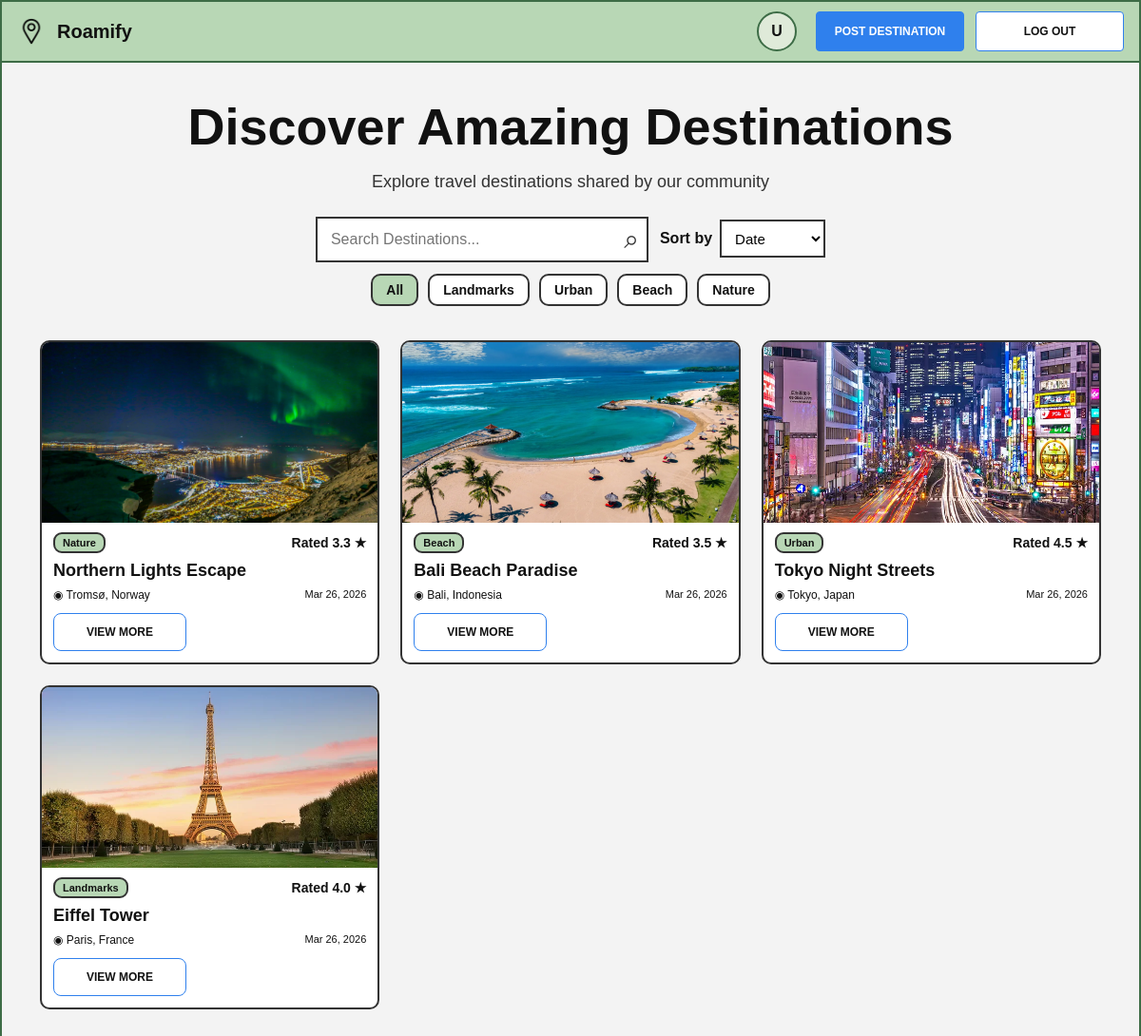
Screenshot of / (signed in) with the database file from the repository.
### roamify/models.py (models this page shows, shortened)
class Place(models.Model):
    CATEGORY_CHOICES = [
        ('landmarks', 'Landmarks'),
        ('urban', 'Urban'),
        ('beach', 'Beach'),
        ('nature', 'Nature'),
    ]
    name = models.CharField(max_length=255)
    description = models.TextField()
    location = models.CharField(max_length=255)
    image = models.ImageField(upload_to='places/', blank=True, null=True)
    created_by = models.ForeignKey(User, on_delete=models.CASCADE)
    created_at = models.DateTimeField(auto_now_add=True)
    category = models.CharField(max_length=20, choices=CATEGORY_CHOICES, default='landmarks')
    view_count = models.PositiveIntegerField(default=0)
    def average_rating(self):
        reviews = self.reviews.all()
        if reviews.exists():
            return sum(r.rating for r in reviews) / reviews.count()
        return 0

class Review(models.Model):
    place = models.ForeignKey(Place, on_delete=models.CASCADE, related_name="reviews")
    user = models.ForeignKey(User, on_delete=models.CASCADE)
    rating = models.IntegerField()
    comment = models.TextField()
    created_at = models.DateTimeField(auto_now_add=True)
    class Meta:
        unique_together = ('place', 'user')

### roamify/views.py (the view)
# urls.py: path('', views.index, name='index'),
def index(request):
    query = request.GET.get('q', '')
    sort = request.GET.get('sort', 'date')
    category = request.GET.get('category', 'all')
    places = Place.objects.all()
    if query:
        places = places.filter(name__icontains=query) | Place.objects.filter(location__icontains=query)
    if category != 'all':
        places = places.filter(category=category)
    if sort == 'oldest':
        places = places.order_by('created_at')
    elif sort == 'popularity':
        places = places.order_by('-view_count', '-created_at')
    elif sort == 'rating':
        places = places.annotate(avg_rating=Avg('reviews__rating')).order_by('-avg_rating', '-created_at')
    else:
        places = places.order_by('-created_at')
    return render(request, 'roamify/index.html', {
        'places': places,
        'query': query,
        'sort': sort,
        'category': category,
    })

### templates/roamify/index.html (shortened to what this page needs)
{% extends 'roamify/base.html' %}
{% block content %}
<div class="home-shell">
    <section class="home-hero">
        <h1 class="home-title">Discover Amazing Destinations</h1>
        <p class="home-subtitle">Explore travel destinations shared by our community</p>
        <form method="get" class="home-controls">
            <div class="home-search-sort">
                <div class="home-search-box">
                    <input
                        type="text"
                        name="q"
                        class="home-search-input"
                        placeholder="Search Destinations..."
                        value="{{ query }}"
                    >
                    <button type="submit" class="home-search-button">⌕</button>
                </div>
                <div class="home-sort-group">
                    <label for="sort" class="home-sort-label">Sort by</label>
                    <select name="sort" id="sort" class="home-sort-select" onchange="this.form.submit()">
                        <option value="date" {% if sort == 'date' %}selected{% endif %}>Date</option>
                    </select>
                </div>
            </div>
            <div class="home-category-row">
                <a href="?q={{ query }}&sort={{ sort }}&category=all"
                   class="home-category-pill {% if category == 'all' %}is-active{% endif %}">All</a>
                <a href="?q={{ query }}&sort={{ sort }}&category=landmarks"
                   class="home-category-pill {% if category == 'landmarks' %}is-active{% endif %}">Landmarks</a>
                <a href="?q={{ query }}&sort={{ sort }}&category=urban"
                   class="home-category-pill {% if category == 'urban' %}is-active{% endif %}">Urban</a>
                <a href="?q={{ query }}&sort={{ sort }}&category=beach"
                   class="home-category-pill {% if category == 'beach' %}is-active{% endif %}">Beach</a>
                <a href="?q={{ query }}&sort={{ sort }}&category=nature"
                   class="home-category-pill {% if category == 'nature' %}is-active{% endif %}">Nature</a>
            </div>
        </form>
    </section>
    <section class="home-card-grid">
        {% for place in places %}
            <article class="place-card">
                {% if place.image %}
                    <img src="{{ place.image.url }}" alt="{{ place.name }}" class="place-card-image">
                {% else %}
                    <div class="place-card-image place-card-image-placeholder">No image</div>
                {% endif %}
                <div class="place-card-body">
                    <div class="place-card-meta-top">
                        <span class="place-card-tag">{{ place.get_category_display }}</span>
                        <span class="place-card-rating">Rated {{ place.average_rating|floatformat:1 }} ★</span>
                    </div>
                    <h3 class="place-card-title">{{ place.name }}</h3>
                    <div class="place-card-meta-bottom">
                        <span class="place-card-location">◉ {{ place.location }}</span>
                        <span class="place-card-date">{{ place.created_at|date:"M d, Y" }}</span>
                    </div>
                    <a href="{% url 'roamify:destination' place.id %}" class="place-card-link">View More</a>
                </div>
            </article>
        {% empty %}
            <p class="empty-state">No destinations found.</p>
        {% endfor %}
    </section>
</div>
{% endblock %}

### templates/roamify/base.html (shortened to what this page needs)
{% load static %}
<!DOCTYPE html>
<html lang="en">
<head>
    <link rel="stylesheet" href="{% static 'css/style.css' %}">
</head>
<body>
    <div class="site-wrapper">
        <header class="site-header">
            <a href="{% url 'roamify:index' %}" class="brand-link">
                <img src="{% static 'images/roamify_icon.png' %}" alt="Roamify Icon" class="brand-logo">
                <span class="brand-name">Roamify</span>
            </a>
            <nav class="site-nav">
                {% if user.is_authenticated %}
                    <a href="{% url 'roamify:profile' %}" class="header-user-link">
                        {% if user.profile.profile_pic %}
                            <img src="{{ user.profile.profile_pic.url }}" alt="{{ user.username }}" class="header-user-pic">
                        {% else %}
                            <div class="header-user-pic header-user-pic-placeholder">
                                {{ user.username|first|upper }}
                            </div>
                        {% endif %}
                    </a>
                    <a href="{% url 'roamify:post' %}" class="btn btn-primary">Post Destination</a>
                    <a href="{% url 'roamify:logout' %}" class="btn btn-secondary">Log Out</a>
                {% else %}
                    <a href="{% url 'roamify:signup' %}" class="btn btn-primary">Sign Up</a>
                    <a href="{% url 'roamify:login' %}" class="btn btn-secondary">Log In</a>
                {% endif %}
            </nav>
        </header>
        <main class="page-content">
            {% block content %}{% endblock %}
        </main>
    </div>
</body>
</html>

### static/css/style.css (style rules this page uses)
* { box-sizing: border-box; margin: 0; padding: 0; }
html, body { min-height: 100%; font-family: Arial, Helvetica, sans-serif; background-color: #f3f3f3; color: #111; }
a { color: inherit; text-decoration: none; }
body { border: 2px solid #3d6c46; }
.site-wrapper { min-height: 100vh; }
.site-header { background-color: #b8d7b5; border-bottom: 2px solid #3d6c46; display: flex; justify-content: space-between; align-items: center; padding: 10px 16px; }
.brand-link { display: inline-flex; align-items: center; gap: 12px; color: #111; }
.brand-logo { width: 30px; height: 30px; object-fit: contain; display: block; }
.brand-name { font-size: 20px; font-weight: 700; }
.site-nav { display: flex; gap: 12px; align-items: center; }
.btn { min-width: 156px; height: 42px; border: 1px solid #2f80ed; border-radius: 4px; display: inline-flex; align-items: center; justify-content: center; font-size: 12px; font-weight: 700; text-transform: uppercase; }
.btn-primary { background-color: #2f80ed; color: #fff; }
.btn-secondary { background-color: #fff; color: #111; }
.page-content { padding: 28px 40px 40px; }
.home-shell { max-width: 1120px; margin: 0 auto; }
.home-hero { text-align: center; }
.home-title { font-size: 54px; font-weight: 700; line-height: 1.1; margin-top: 10px; margin-bottom: 18px; }
.home-subtitle { font-size: 18px; color: #333; margin-bottom: 26px; }
.home-controls { display: flex; flex-direction: column; align-items: center; gap: 12px; margin-bottom: 36px; }
.home-search-sort { display: flex; align-items: flex-start; gap: 12px; flex-wrap: wrap; justify-content: center; }
.home-search-box { position: relative; width: 350px; }
.home-search-input { width: 100%; height: 48px; border: 2px solid #333; background-color: #fff; padding: 0 50px 0 14px; font-size: 16px; }
.home-search-button { position: absolute; right: 10px; top: 50%; transform: translateY(-50%); border: none; background: transparent; font-size: 28px; cursor: pointer; color: #333; }
.home-sort-group { display: flex; align-items: center; gap: 8px; padding-top: 3px; }
.home-sort-label { font-size: 16px; font-weight: 700; }
.home-sort-select { height: 40px; min-width: 110px; border: 2px solid #333; background-color: #fff; padding: 0 10px; font-size: 15px; }
.home-category-row { display: flex; gap: 10px; flex-wrap: wrap; justify-content: center; }
.home-category-pill { border: 2px solid #333; border-radius: 10px; padding: 7px 14px; background-color: #fff; font-size: 14px; font-weight: 700; }
.home-category-pill.is-active { background-color: #b8d7b5; }
.home-card-grid { display: grid; grid-template-columns: repeat(3, 1fr); gap: 22px; }
.place-card { border: 2px solid #333; border-radius: 10px; overflow: hidden; background-color: #fff; }
.place-card-image { width: 100%; height: 190px; object-fit: cover; object-position: center; display: block; }
.place-card-body { padding: 10px 12px 12px; }
.place-card-meta-top { display: flex; justify-content: space-between; align-items: center; margin-bottom: 8px; }
.place-card-tag { display: inline-block; background-color: #b8d7b5; border: 2px solid #333; border-radius: 9px; padding: 3px 8px; font-size: 11px; font-weight: 700; }
.place-card-rating { font-size: 14px; font-weight: 700; }
.place-card-title { font-size: 18px; margin-bottom: 8px; }
.place-card-meta-bottom { display: flex; justify-content: space-between; gap: 10px; margin-bottom: 12px; }
.place-card-location { font-size: 12px; }
.place-card-date { font-size: 11px; white-space: nowrap; }
.place-card-link { display: inline-flex; align-items: center; justify-content: center; width: 140px; height: 40px; border: 1px solid #2f80ed; border-radius: 8px; background-color: #fff; font-size: 12px; font-weight: 700; text-transform: uppercase; }
.header-user-link { display: inline-flex; align-items: center; margin-right: 8px; }
.header-user-pic { width: 42px; height: 42px; border-radius: 50%; object-fit: cover; object-position: center; border: 2px solid #3d6c46; background-color: #fff; display: block; }
.header-user-pic-placeholder { display: flex; align-items: center; justify-content: center; font-size: 16px; font-weight: 700; color: #111; background-color: #dfead9; }

### rows the page displays
Place: image (picture), category "Nature", average_rating "3.3", name "Northern Lights Escape", location "Tromsø, Norway", created_at "Mar 26, 2026"
Place: image (picture), category "Beach", average_rating "3.5", name "Bali Beach Paradise", location "Bali, Indonesia", created_at "Mar 26, 2026"
Place: image (picture), category "Urban", average_rating "4.5", name "Tokyo Night Streets", location "Tokyo, Japan", created_at "Mar 26, 2026"
Place: image (picture), category "Landmarks", average_rating "4.0", name "Eiffel Tower", location "Paris, France", created_at "Mar 26, 2026"

### other values shown
{{ user.username|first|upper }} "U"
